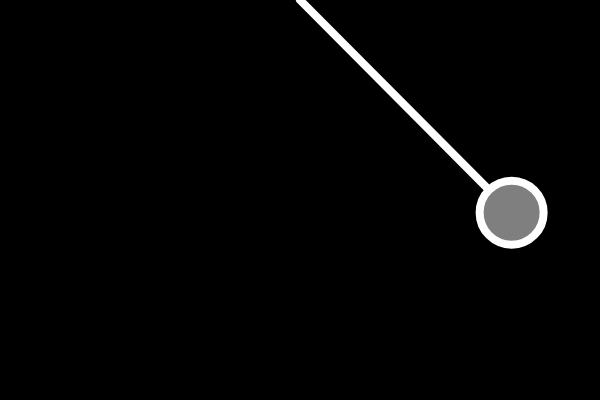
Frame 1 (no input)
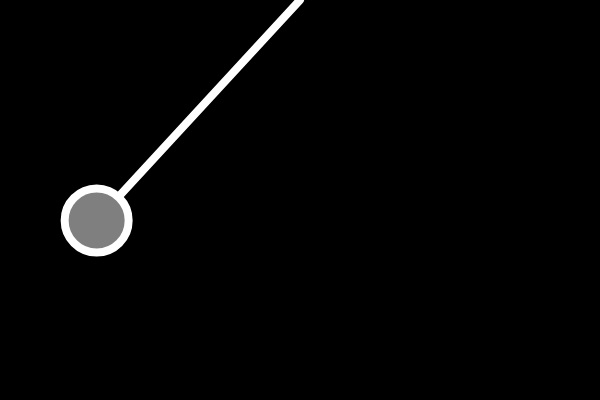
Frame 60 (no input)
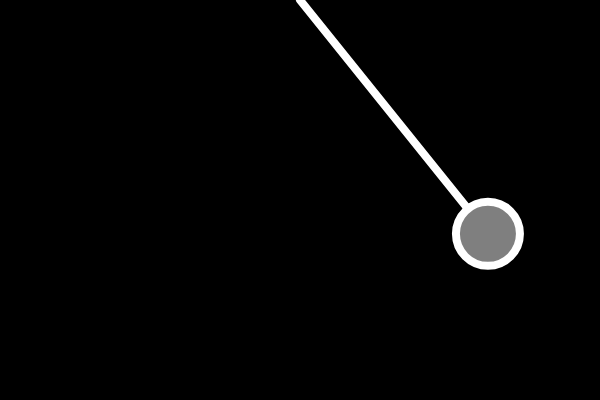
Frame 120 (the mouse pressed at the canvas centre since frame 60)

The p5.js sketch that drew these frames (run headless with seeded random() and noise() and a simulated clock; from frame 60 on, the mouse is pressed at the canvas centre):

// p5.js sketch
// ── sketch.js
let angle;

let angleVelocity = 0;
let angleAcceleration = 0;
let bob;
let len;
let origin;

let gravity = 1;

function setup() {
  createCanvas(600, 400);
  origin = createVector(300, 0);
  angle = PI / 4;
  bob = createVector();
  len = 300;
}

function draw() {
  background(0);

  let force = gravity * sin(angle);

  let angleAcceleration = (-1 * force) / len;
  angleVelocity += angleAcceleration;
  angle += angleVelocity;

  // add damnping
  angleVelocity *= 0.999;

  //
  bob.x = len * sin(angle) + origin.x;
  bob.y = len * cos(angle) + origin.y;

  //draw pendulum
  stroke(255);
  strokeWeight(8);
  fill(127);
  line(origin.x, origin.y, bob.x, bob.y);
  circle(bob.x, bob.y, 64);
}
